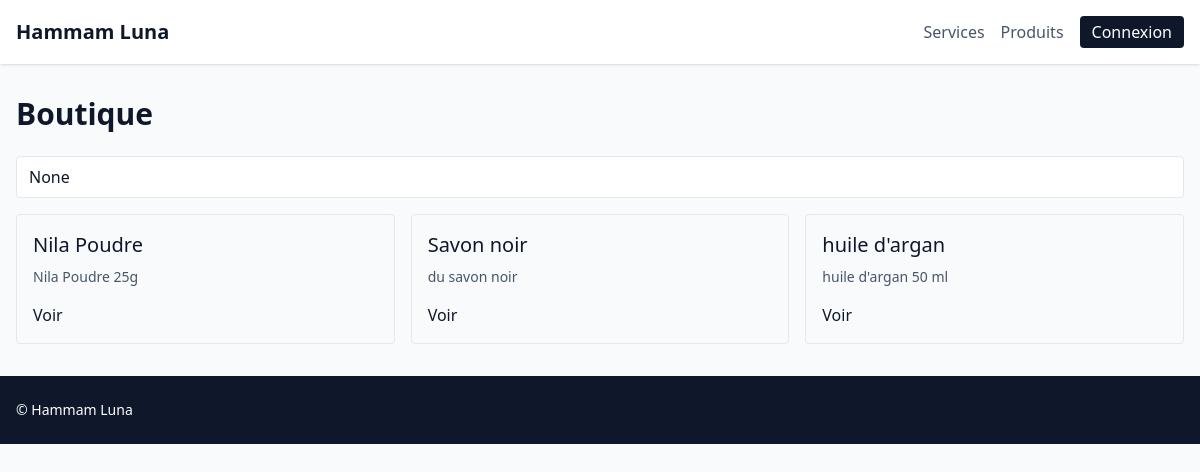
Screenshot of /products/ with the database file from the repository.
### apps/catalog/models.py (models this page shows, shortened)
class Product(TimeStampedModel):
    sku = models.CharField(max_length=50, unique=True)
    name = models.CharField(max_length=255)
    description = models.TextField(blank=True)
    price = models.DecimalField(max_digits=8, decimal_places=2)
    stock_qty = models.PositiveIntegerField(default=0)
    is_active = models.BooleanField(default=True)
    class Meta:
        ordering = ["name"]

### apps/core/front_views.py (the view)
# urls.py: path("products/", front_views.product_list, name="products"),
def product_list(request: HttpRequest) -> HttpResponse:
    query = request.GET.get("q")
    products = Product.objects.filter(is_active=True)
    if query:
        products = products.filter(Q(name__icontains=query) | Q(description__icontains=query))
    return render(request, "front/products_list.html", {"products": products, "query": query})

### apps/core/context_processors.py (called while the page is built)
def settings_context(_request):
    return {
        "TWO_FACTOR_ENABLED": settings.TWO_FACTOR_ENABLED,
        "SITE_NAME": "Hammam Luna",
    }

### templates/front/products_list.html
{% extends "base.html" %}
{% block content %}
<h1 class="text-3xl font-semibold mb-6">Boutique</h1>
<form method="get" class="mb-4">
    <input type="search" name="q" value="{{ query }}" placeholder="Recherche" class="w-full border rounded px-3 py-2" />
</form>
<div class="grid gap-4 md:grid-cols-2 lg:grid-cols-3">
    {% for product in products %}
        <div class="border rounded p-4 flex flex-col">
            <h2 class="text-xl font-medium mb-2">{{ product.name }}</h2>
            <p class="text-sm text-slate-600 flex-1">{{ product.description|truncatewords:30 }}</p>
            <a href="{% url 'front:product_detail' product.pk %}" class="mt-4 inline-flex items-center text-slate-900">Voir</a>
        </div>
    {% empty %}
        <p>Aucun produit.</p>
    {% endfor %}
</div>
{% endblock %}

### rows the page displays
Product: name "Nila Poudre", description "Nila Poudre 25g"
Product: name "Savon noir", description "du savon noir"
Product: name "huile d'argan", description "huile d'argan 50 ml"
